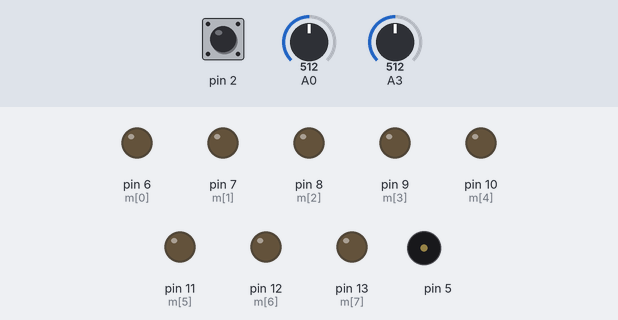
Simulated run of this sketch. Board: Arduino Uno, built with avr-gcc and run on an emulated ATmega328P. Parts: output pins drawn as LEDs (lit = HIGH), buzzer (waves = sounding). Inputs (shaded band) come from the test bench; at power-on: pin 2 LOW, A0 = 512, A3 = 512.

Above: at 1.2 s.
1.3 s: pin 2 driven HIGH
At 2.25 s:
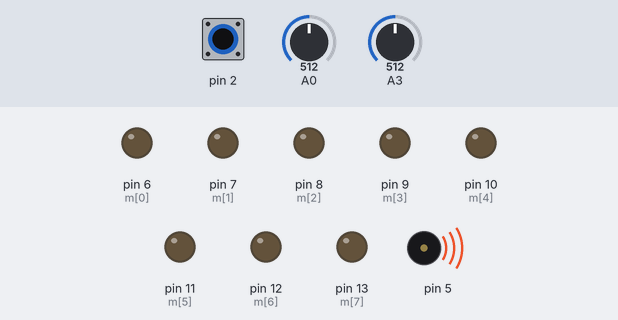
4.3 s: pin 2 driven LOW
5.8 s: pin 2 pulsed HIGH 5 times (0.12 s each, 0.3 s apart)
At 8.1 s:
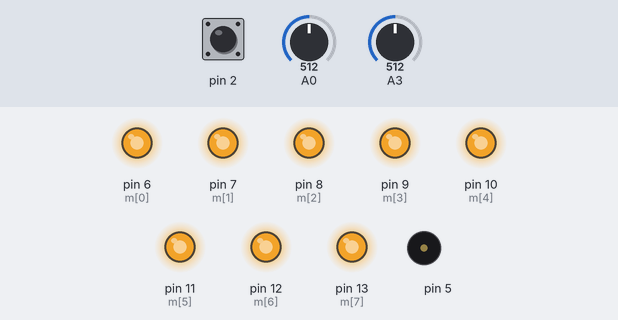
8.8 s: pin 2 driven HIGH
At 11.6 s:
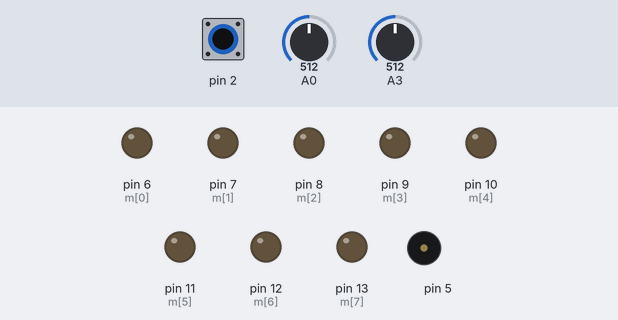
11.8 s: pin 2 driven LOW
At 13.2 s:
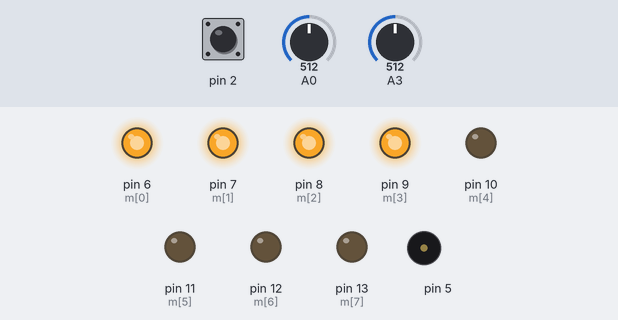
13.7 s: pin 2 driven HIGH
At 14.25 s:
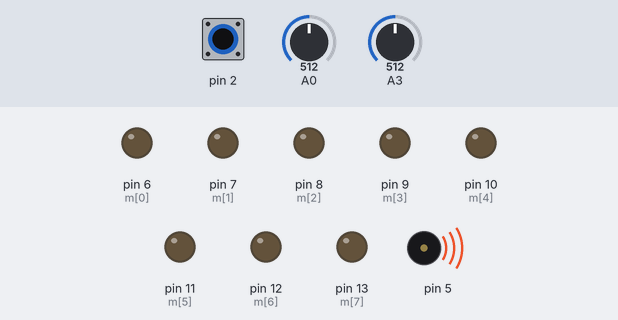
Timing chart, 0 to 17.7 s (numbered marks = the images above; inputs shaded):
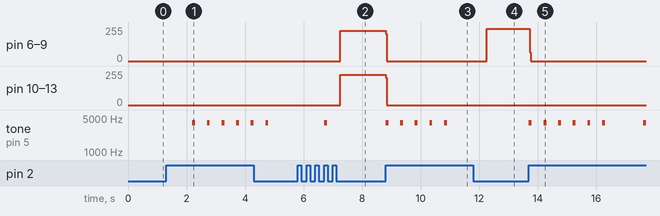

Measured:
- after the input at 1.3 s, tone on pin 5: alternates 4000 Hz for 0.10 s and silent for 0.40 s, starting after 0.90 s
- after the input at 5.8 s, pin 6 (m[0]), pin 7 (m[1]), pin 8 (m[2]), pin 9 (m[3]), pin 10 (m[4]), pin 11 (m[5]), pin 12 (m[6]), pin 13 (m[7]): 0/255 → 227/255 after 1.4 s; tone on pin 5: silent → 4000 Hz after 0.90 s, → silent 0.10 s later
- after the input at 8.8 s, pin 6 (m[0]), pin 7 (m[1]), pin 8 (m[2]), pin 9 (m[3]), pin 10 (m[4]), pin 11 (m[5]), pin 12 (m[6]), pin 13 (m[7]): 227/255 → 0/255 at once; tone on pin 5: alternates 4000 Hz for 0.10 s and silent for 0.40 s, 10 changes in all, then stays silent, starting at once
- after the input at 11.8 s, pin 6 (m[0]), pin 7 (m[1]), pin 8 (m[2]), pin 9 (m[3]): 0/255 → 241/255 after 0.45 s; tone on pin 5: stops changing and stays silent
- after the input at 13.7 s, pin 6 (m[0]), pin 7 (m[1]), pin 8 (m[2]), pin 9 (m[3]): 241/255 → 0/255 at once; tone on pin 5: goes 5 × (4000 Hz 0.10 s, silent 0.40 s), 4000 Hz 0.10 s, silent 1.3 s, then 4000 Hz, starting at once

The sketch:

sketch_oct01a.ino
```cpp
  int m[8]={6,7,8,9,10,11,12,13};
void setup() {
  pinMode(5, INPUT);
  pinMode(2, INPUT);
  pinMode(3, INPUT);
  pinMode(4, INPUT);
  for(int i=0; i<8; i++)
    pinMode(m[i], OUTPUT);
  Serial.begin(9600);


}
void line(){

  int val = analogRead(1);

  val=map(val,55,426,0,8);
  for(int i=0; i<val; i++)
    digitalWrite(m[i], HIGH);
  delay(3);
  for(int i=0; i<val; i++)
    digitalWrite(m[i], LOW);

}

void buzz(int frq, int d, int i){
  int n=0;
  for(i; i>n; i-=1){
    tone(5, frq, d);
    delay(500);
  }
}

void ledA(){

int val=analogRead(0);

val=map(val,0,1023,0,8);
  for(int i=0; i<val; i++)
    digitalWrite(m[i], HIGH);
  delay(3);
  for(int i=0; i<val; i++)
    digitalWrite(m[i], LOW);
}


void ledM() {
int val1=analogRead(3);
val1=map(val1,0,70,0,8);
  for(int i=0; i<val1; i++)
    digitalWrite(m[i], HIGH);
  delay(3);
  for(int i=0; i<val1; i++)
    digitalWrite(m[i], LOW);

}

void loop() {

if (digitalRead(2)==1){
  delay(900);
  while(digitalRead(2)==0){
    ledA();
  }
  buzz(4000, 100, 1);

  while(digitalRead(2)==0){
    ledM();
  }
  buzz(4000, 100, 2);
  while(digitalRead(2)==0){
    line();
  }
  buzz(4000, 100, 3);
}

}
```
